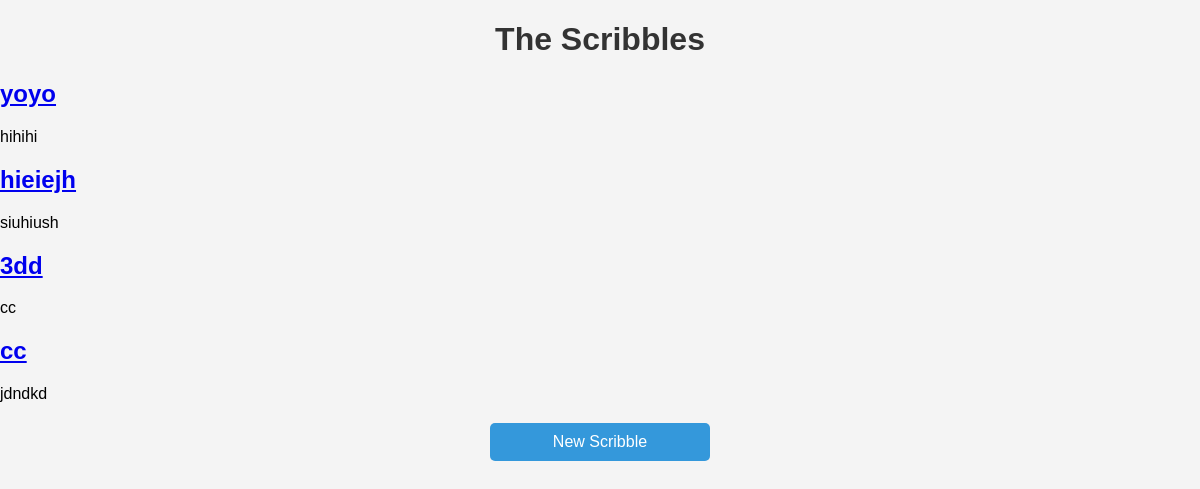
Before: / with the older database file.
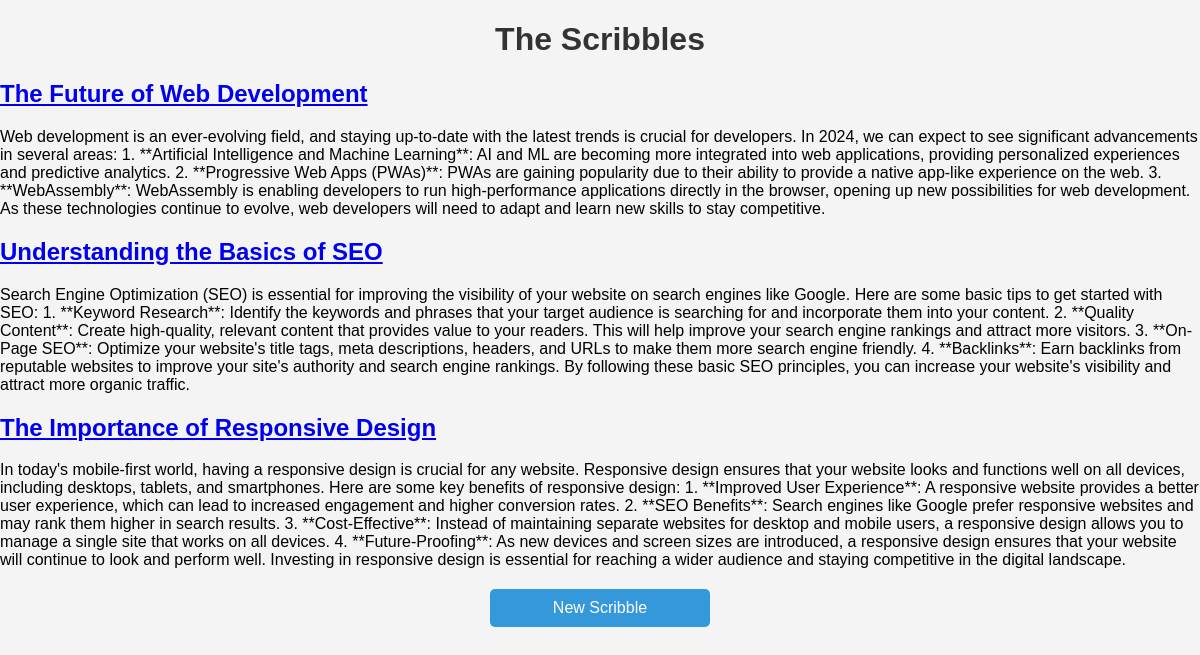
After: the same page with the newer database file.
### blog/models.py (models this page shows, shortened)
class Post(models.Model):
    title= models.CharField( max_length=100)
    content = models.TextField()

### blog/views.py (the view)
# urls.py: path('', views.post_list, name='post_list'),
def post_list(request):
    posts = Post.objects.all()
    return render(request, './blog/post_list.html', {'posts': posts})

### blog/templates/blog/post_list.html (shortened to what this page needs)
<!DOCTYPE html>
<html>
<head>
    {% load static %}
    <link rel="stylesheet" type="text/css" href="{%static 'blog/styles.css'%}"/>
</head>
<body>
    <h1 class="homehead">The Scribbles</h1>
    {% for post in posts %}
        <h2><a href="{%url 'post_detail' post.pk %}">{{ post.title }}</a></h2>
        <p>{{ post.content}}</p>
    {% endfor %}
    <a href="{%url 'post_new' %}" class="new-post-button">New Scribble</a>
</body>
</html>

### blog/static/blog/styles.css (style rules this page uses)
body { font-family: Arial, sans-serif; background-color: #f4f4f4; margin: 0; padding: 0; }
h1 { text-align: center; color: #333; }
.new-post-button { display: block; width: 200px; margin: 20px auto; padding: 10px; text-align: center; background-color: #3498db; color: #fff; text-decoration: none; border-radius: 5px; }

Changed rows visible on the page:
removed Post: title "yoyo", content "hihihi"
removed Post: title "hieiejh", content "siuhiush"
removed Post: title "3dd", content "cc"
removed Post: title "cc", content "jdndkd"
added Post: title "The Future of Web Development", content "Web development is an ever-evolving field, and staying up-to-date with the latest trends is crucial for developers. In 2024, we can expect to see significant advancements in several areas: 1. **Artificial Intelligence and Machine Learning**: AI and ML are becoming more integrated into web applications, providing personalized experiences and predictive analytics. 2. **Progressive Web Apps (PWAs)**: PWAs are gaining popularity due to their ability to provide a native app-like experience on the web. 3. **WebAssembly**: WebAssembly is enabling developers to run high-performance applications directly in the browser, opening up new possibilities for web development. As these technologies continue…"
added Post: title "Understanding the Basics of SEO", content "Search Engine Optimization (SEO) is essential for improving the visibility of your website on search engines like Google. Here are some basic tips to get started with SEO: 1. **Keyword Research**: Identify the keywords and phrases that your target audience is searching for and incorporate them into your content. 2. **Quality Content**: Create high-quality, relevant content that provides value to your readers. This will help improve your search engine rankings and attract more visitors. 3. **On-Page SEO**: Optimize your website's title tags, meta descriptions, headers, and URLs to make them more search engine friendly. 4. **Backlinks**: Earn backlinks from reputable websites to improve your…"
added Post: title "The Importance of Responsive Design", content "In today's mobile-first world, having a responsive design is crucial for any website. Responsive design ensures that your website looks and functions well on all devices, including desktops, tablets, and smartphones. Here are some key benefits of responsive design: 1. **Improved User Experience**: A responsive website provides a better user experience, which can lead to increased engagement and higher conversion rates. 2. **SEO Benefits**: Search engines like Google prefer responsive websites and may rank them higher in search results. 3. **Cost-Effective**: Instead of maintaining separate websites for desktop and mobile users, a responsive design allows you to manage a single site that…"
